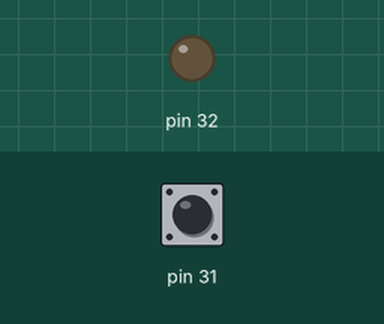
This program was run on a simulated Raspberry Pi (header pin numbers). Shown: output pins drawn as LEDs (lit = HIGH). Inputs (shaded band) come from the test bench; at power-on: pin 31 HIGH. The run ends when the program shuts the computer down; what the program prints to the terminal is not drawn. At 1.3 s the program puts the board to deep sleep or switches it off; the recording ends there.

Above: at 1.2 s.
1.3 s: pin 31 pulled LOW for 0.15 s
Timing chart, 0 to 1.3 s (numbered marks = the images above; inputs shaded):
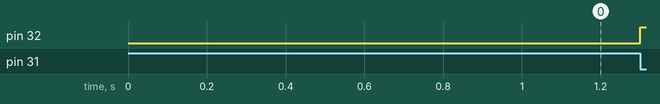

The program:

pishutdown.py
```python
# shutdown/reboot(/power on) Raspberry Pi with pushbutton
# Button connected to pin 15
# LED connected to pin 16

import RPi.GPIO as GPIO
from subprocess import call
import time

#shutdownPin = 15


GPIO.setmode(GPIO.BOARD)
#GPIO.setup(shutdownPin, GPIO.IN)
GPIO.setup(31, GPIO.IN, pull_up_down=GPIO.PUD_UP)

GPIO.setup(32, GPIO.OUT) # Set up pin 16 as an output

def buttonStateChanged(pin):

    if not (GPIO.input(pin)):
        #print"button press"
        GPIO.output(32, True) # Turn on pin 16 (LED)
        #print"Shutdown"
        call(['shutdown', '-h', 'now'], shell=False)

GPIO.add_event_detect(31, GPIO.BOTH, callback=buttonStateChanged)

while True:
    # sleep to reduce unnecessary CPU usage
    time.sleep(5)
```
